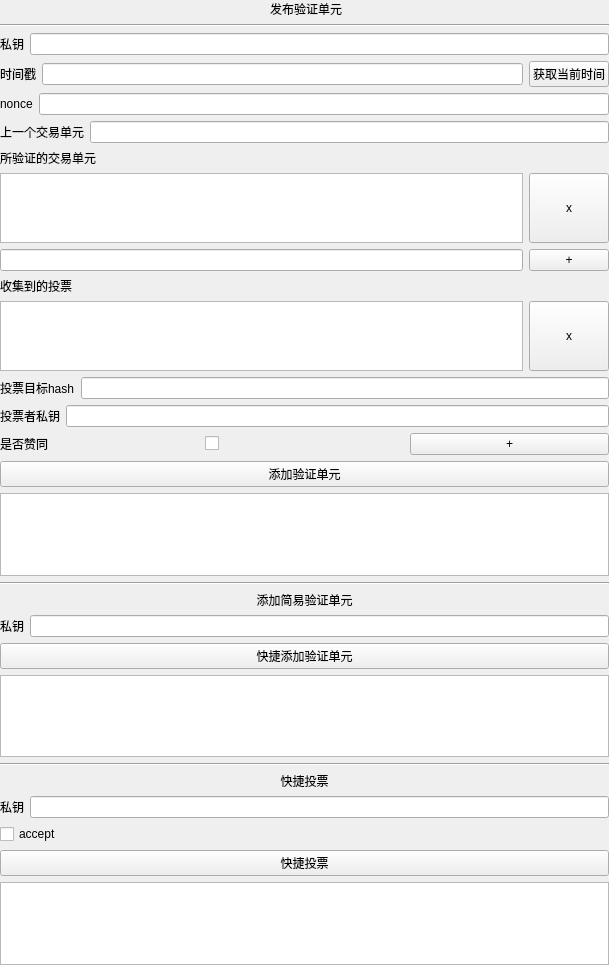
                   <widget class="QWidget" name="scrollAreaWidgetContents_2">
                    <property name="geometry">
                     <rect>
                      <x>0</x>
                      <y>-499</y>
                      <width>609</width>
                      <height>965</height>
                     </rect>
                    </property>
                    <layout class="QVBoxLayout" name="verticalLayout_31">
                     <property name="spacing">
                      <number>0</number>
                     </property>
                     <property name="leftMargin">
                      <number>0</number>
                     </property>
                     <property name="topMargin">
                      <number>0</number>
                     </property>
                     <property name="rightMargin">
                      <number>0</number>
                     </property>
                     <property name="bottomMargin">
                      <number>0</number>
                     </property>
                     <item>
                      <widget class="QWidget" name="widget_11" native="true">
                       <layout class="QHBoxLayout" name="horizontalLayout_39">
                        <property name="leftMargin">
                         <number>0</number>
                        </property>
                        <property name="topMargin">
                         <number>0</number>
                        </property>
                        <property name="rightMargin">
                         <number>0</number>
                        </property>
                        <property name="bottomMargin">
                         <number>0</number>
                        </property>
                        <item>
                         <layout class="QVBoxLayout" name="verticalLayout_30">
                          <item>
                           <widget class="QLabel" name="label_24">
                            <property name="text">
                             <string> 发布验证单元</string>
                            </property>
                            <property name="alignment">
                             <set>Qt::AlignCenter</set>
                            </property>
                           </widget>
                          </item>
                          <item>
                           <widget class="Line" name="line_12">
                            <property name="orientation">
                             <enum>Qt::Horizontal</enum>
                            </property>
                           </widget>
                          </item>
                          <item>
                           <layout class="QHBoxLayout" name="horizontalLayout_32">
                            <item>
                             <widget class="QLabel" name="label_25">
                              <property name="text">
                               <string>私钥</string>
                              </property>
                             </widget>
                            </item>
                            <item>
                             <widget class="QLineEdit" name="edtPVPriKey"/>
                            </item>
                           </layout>
                          </item>
                          <item>
                           <layout class="QHBoxLayout" name="horizontalLayout_33">
                            <item>
                             <widget class="QLabel" name="label_26">
                              <property name="text">
                               <string>时间戳</string>
                              </property>
                             </widget>
                            </item>
                            <item>
                             <widget class="QLineEdit" name="edtPVTime"/>
                            </item>
                            <item>
                             <widget class="QPushButton" name="btnPVTime">
                              <property name="text">
                               <string>获取当前时间</string>
                              </property>
                             </widget>
                            </item>
                           </layout>
                          </item>
                          <item>
                           <layout class="QHBoxLayout" name="horizontalLayout_34">
                            <item>
                             <widget class="QLabel" name="label_27">
                              <property name="text">
                               <string>nonce</string>
                              </property>
                             </widget>
                            </item>
                            <item>
                             <widget class="QLineEdit" name="edtPVNonce"/>
                            </item>
                           </layout>
                          </item>
                          <item>
                           <layout class="QHBoxLayout" name="horizontalLayout_38">
                            <item>
                             <widget class="QLabel" name="label_33">
                              <property name="text">
                               <string>上一个交易单元</string>
                              </property>
                             </widget>
                            </item>
                            <item>
                             <widget class="QLineEdit" name="edtPVPrvUnit"/>
                            </item>
                           </layout>
                          </item>
                          <item>
                           <widget class="QLabel" name="label_30">
                            <property name="text">
                             <string>所验证的交易单元</string>
                            </property>
                           </widget>
                          </item>
                          <item>
                           <layout class="QHBoxLayout" name="horizontalLayout_35">
                            <item>
                             <widget class="QListWidget" name="lstPVCheck"/>
                            </item>
                            <item>
                             <widget class="QPushButton" name="btnPVRemoveCheck">
                              <property name="sizePolicy">
                               <sizepolicy hsizetype="Minimum" vsizetype="Expanding">
                                <horstretch>0</horstretch>
                                <verstretch>0</verstretch>
                               </sizepolicy>
                              </property>
                              <property name="text">
                               <string>x</string>
                              </property>
                             </widget>
                            </item>
                           </layout>
                          </item>
                          <item>
                           <layout class="QHBoxLayout" name="horizontalLayout_36">
                            <item>
                             <widget class="QLineEdit" name="edtPVCheckHash"/>
                            </item>
                            <item>
                             <widget class="QPushButton" name="btnPVAddCheck">
                              <property name="text">
                               <string>+</string>
                              </property>
                             </widget>
                            </item>
                           </layout>
                          </item>
                          <item>
                           <widget class="QLabel" name="label_31">
                            <property name="text">
                             <string>收集到的投票</string>
                            </property>
                           </widget>
                          </item>
                          <item>
                           <layout class="QHBoxLayout" name="horizontalLayout_37">
                            <item>
                             <widget class="QListWidget" name="lstPVVote">
                              <property name="minimumSize">
                               <size>
                                <width>0</width>
                                <height>0</height>
                               </size>
                              </property>
                             </widget>
                            </item>
                            <item>
                             <widget class="QPushButton" name="btnPVRemoveVote">
                              <property name="sizePolicy">
                               <sizepolicy hsizetype="Minimum" vsizetype="Expanding">
                                <horstretch>0</horstretch>
                                <verstretch>0</verstretch>
                               </sizepolicy>
                              </property>
                              <property name="text">
                               <string>x</string>
                              </property>
                             </widget>
                            </item>
                           </layout>
                          </item>
                          <item>
                           <layout class="QVBoxLayout" name="verticalLayout_32">
                            <item>
                             <layout class="QHBoxLayout" name="horizontalLayout_42">
                              <item>
                               <widget class="QLabel" name="label_28">
                                <property name="text">
                                 <string>投票目标hash</string>
                                </property>
                               </widget>
                              </item>
                              <item>
                               <widget class="QLineEdit" name="edtPVArmHash"/>
                              </item>
                             </layout>
                            </item>
                            <item>
                             <layout class="QHBoxLayout" name="horizontalLayout_43">
                              <item>
                               <widget class="QLabel" name="label_29">
                                <property name="text">
                                 <string>投票者私钥</string>
                                </property>
                               </widget>
                              </item>
                              <item>
                               <widget class="QLineEdit" name="edtPVVotePriKey"/>
                              </item>
                             </layout>
                            </item>
                            <item>
                             <layout class="QHBoxLayout" name="horizontalLayout_41">
                              <item>
                               <widget class="QLabel" name="label_32">
                                <property name="text">
                                 <string>是否赞同</string>
                                </property>
                               </widget>
                              </item>
                              <item>
                               <widget class="QCheckBox" name="cbPVAccept">
                                <property name="text">
                                 <string/>
                                </property>
                               </widget>
                              </item>
                              <item>
                               <widget class="QPushButton" name="btnPVAddVote">
                                <property name="text">
                                 <string>+</string>
                                </property>
                               </widget>
                              </item>
                             </layout>
                            </item>
                            <item>
                             <widget class="QPushButton" name="btnPVValidatorUnit">
                              <property name="text">
                               <string>添加验证单元</string>
                              </property>
                             </widget>
                            </item>
                            <item>
                             <widget class="QPlainTextEdit" name="edtPVLOG">
                              <property name="minimumSize">
                               <size>
                                <width>0</width>
                                <height>72</height>
                               </size>
                              </property>
                             </widget>
                            </item>
                            <item>
                             <layout class="QVBoxLayout" name="verticalLayout_39">
                              <item>
                               <widget class="Line" name="line_16">
                                <property name="orientation">
                                 <enum>Qt::Horizontal</enum>
                                </property>
                               </widget>
                              </item>
                              <item>
                               <widget class="QLabel" name="label_43">
                                <property name="text">
                                 <string>添加简易验证单元</string>
                                </property>
                                <property name="alignment">
                                 <set>Qt::AlignCenter</set>
                                </property>
                               </widget>
                              </item>
                              <item>
                               <layout class="QHBoxLayout" name="horizontalLayout_54">
                                <item>
                                 <widget class="QLabel" name="label_42">
                                  <property name="text">
                                   <string>私钥</string>
                                  </property>
                                 </widget>
                                </item>
                                <item>
                                 <widget class="QLineEdit" name="edtSVPriKey"/>
                                </item>
                               </layout>
                              </item>
                              <item>
                               <widget class="QPushButton" name="btnAddSV">
                                <property name="text">
                                 <string>快捷添加验证单元</string>
                                </property>
                               </widget>
                              </item>
                              <item>
                               <widget class="QPlainTextEdit" name="edtSVLOG">
                                <property name="minimumSize">
                                 <size>
                                  <width>0</width>
                                  <height>72</height>
                                 </size>
                                </property>
                               </widget>
                              </item>
                             </layout>
                            </item>
                            <item>
                             <widget class="Line" name="line_15">
                              <property name="orientation">
                               <enum>Qt::Horizontal</enum>
                              </property>
                             </widget>
                            </item>
                            <item>
                             <widget class="QLabel" name="label_45">
                              <property name="text">
                               <string>快捷投票</string>
                              </property>
                              <property name="alignment">
                               <set>Qt::AlignCenter</set>
                              </property>
                             </widget>
                            </item>
                            <item>
                             <layout class="QHBoxLayout" name="horizontalLayout_56">
                              <item>
                               <widget class="QLabel" name="label_46">
                                <property name="text">
                                 <string>私钥</string>
                                </property>
                               </widget>
                              </item>
                              <item>
                               <widget class="QLineEdit" name="edtVotePri"/>
                              </item>
                             </layout>
                            </item>
                            <item>
                             <widget class="QCheckBox" name="cbAccept">
                              <property name="text">
                               <string>accept</string>
                              </property>
                             </widget>
                            </item>
                            <item>
                             <widget class="QPushButton" name="btnVote">
                              <property name="text">
                               <string>快捷投票</string>
                              </property>
                             </widget>
                            </item>
                            <item>
                             <widget class="QPlainTextEdit" name="edtVoteLOG">
                              <property name="minimumSize">
                               <size>
                                <width>0</width>
                                <height>72</height>
                               </size>
                              </property>
                             </widget>
                            </item>
                           </layout>
                          </item>
                         </layout>
                        </item>
                       </layout>
                      </widget>
                     </item>
                    </layout>
                   </widget>
